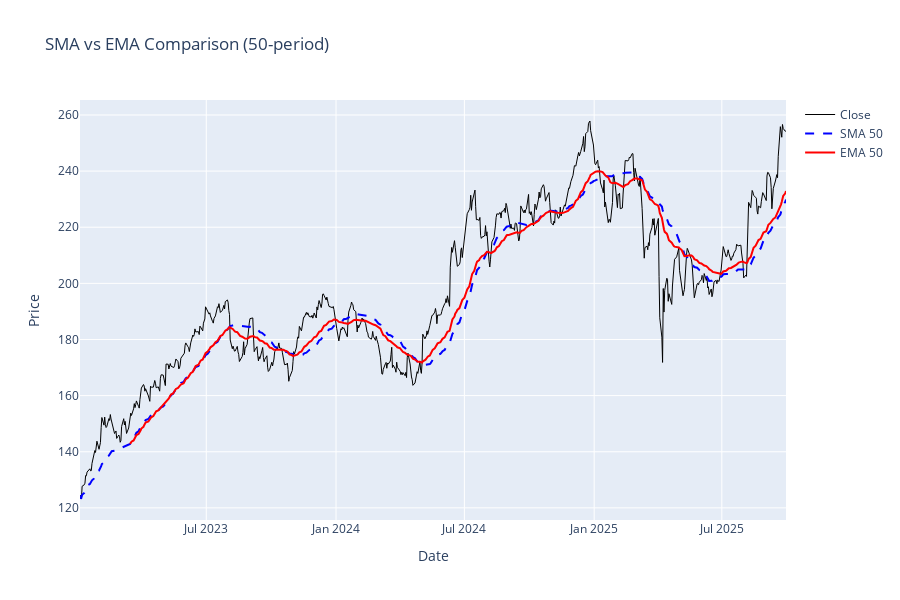

Notebook source saved alongside this figure:
### Markdown cell above
## SMA vs EMA Comparison

### Code cell
# Compare SMA 50 vs EMA 50
fig = go.Figure()

fig.add_trace(go.Scatter(x=df["date"], y=df["close"], name="Close", line={"color": "black", "width": 1}))
fig.add_trace(go.Scatter(x=df["date"], y=df["sma_50"], name="SMA 50", line={"color": "blue", "dash": "dash"}))
fig.add_trace(go.Scatter(x=df["date"], y=df["ema_50"], name="EMA 50", line={"color": "red"}))

fig.update_layout(height=600, title_text="SMA vs EMA Comparison (50-period)", xaxis_title="Date", yaxis_title="Price")
fig.show()

print("EMA (red) reacts faster to price changes than SMA (blue)")

### Figure 1 — Plotly figure (JSON) as saved in the notebook; plotly's stock layout.template omitted (floating-point values rounded to 4 significant figures; data arrays with more than 128 entries replaced by an {"elided": "..."} marker saying what was removed)
{"data": [{"line": {"color": "black", "width": 1}, "name": "Close", "type": "scatter", "x": {"elided": "688 str values"}, "y": {"elided": "688 float values"}}, {"line": {"color": "blue", "dash": "dash"}, "name": "SMA 50", "type": "scatter", "x": {"elided": "688 str values"}, "y": {"elided": "688 float values"}}, {"line": {"color": "red"}, "name": "EMA 50", "type": "scatter", "x": {"elided": "688 str values"}, "y": {"elided": "688 float values"}}], "layout": {"height": 600, "title": {"text": "SMA vs EMA Comparison (50-period)"}, "xaxis": {"title": {"text": "Date"}}, "yaxis": {"title": {"text": "Price"}}}}
